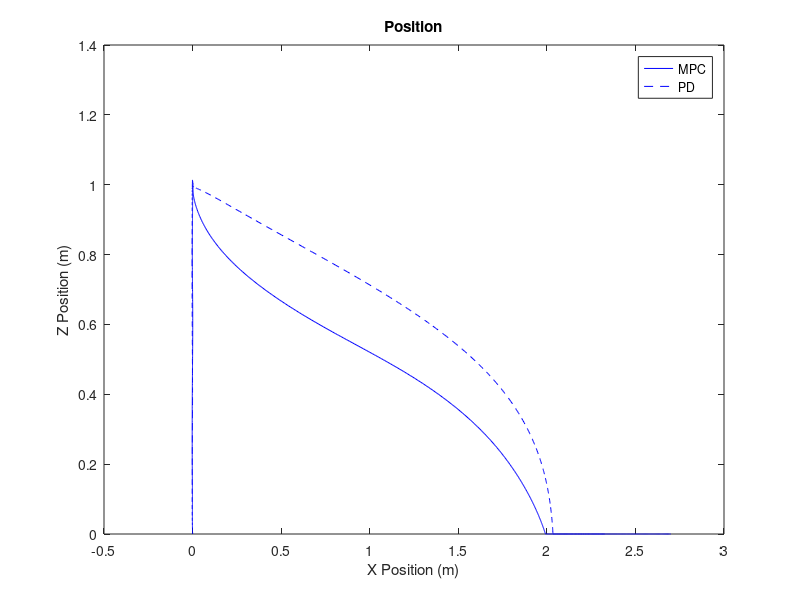
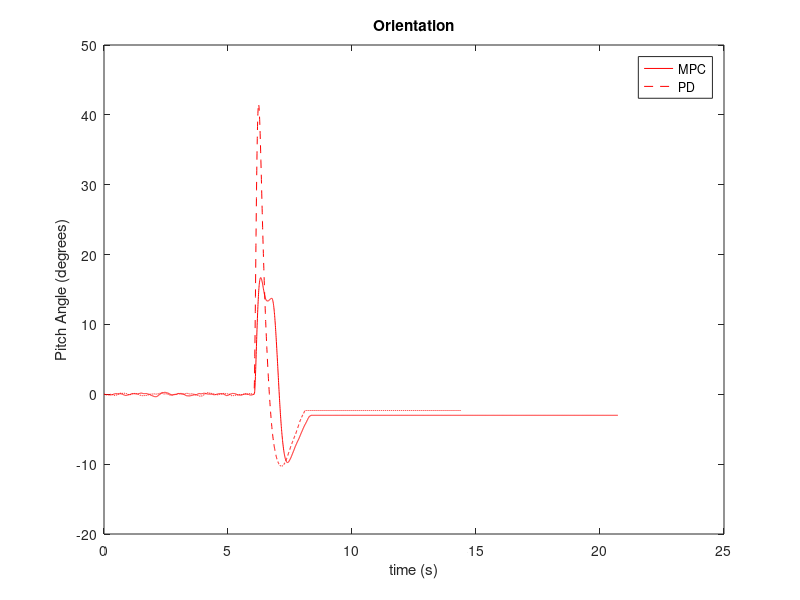
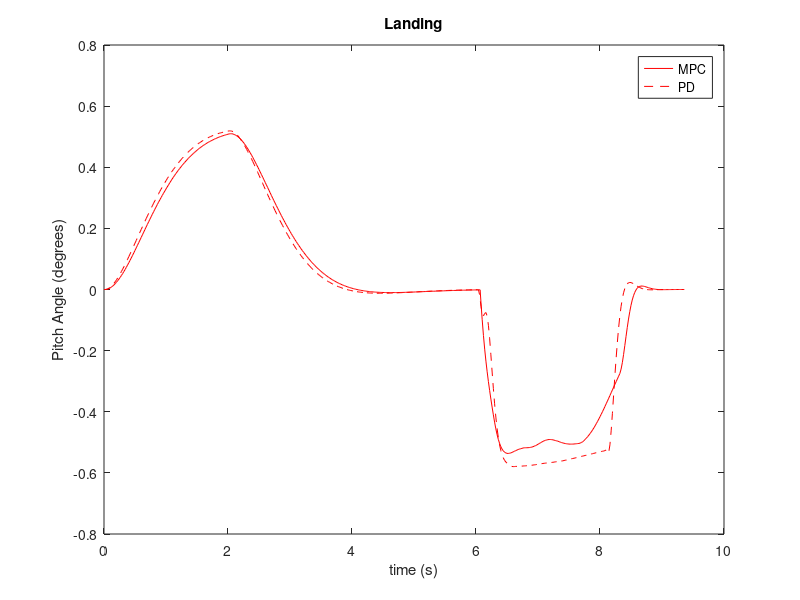

These charts were generated, in order, by the following MATLAB code:
%% Landing Analysis
% The following data was obtained by calculating the optimal inputs for the
% control objective, and publishing all the inputs through a feedforward
% method.

load('Landing_MPC_posx.mat')
load('Landing_MPC_posz.mat')
load('Landing_MPC_time.mat')
load('Landing_MPC_pitch.mat')
load('Landing_MPC_velz.mat')
load('Landing_MPC_esttime.mat')
MPCposx = posx;
MPCposz = posz;
MPCtime = time;
MPCpitch = pitch;
MPCvelz = velz;
MPCesttime = esttime;
load('Landing_Rates_posx.mat')
load('Landing_Rates_posz.mat')
load('Landing_Rates_time.mat')
load('Landing_Rates_pitch.mat')
load('Landing_Rates_velz.mat')
load('Landing_Rates_esttime.mat')

figure('Name', 'Landing Analysis')
% subplot(2,1,1)
plot(MPCposx, MPCposz,'b')
hold on
plot(posx, posz,'b--')
legend('MPC','PD')
xlabel('X Position (m)')
ylabel('Z Position (m)')
title('Position')

MPCtime = MPCtime - MPCtime(1635);
time = time - time(1184);
MPCesttime = MPCesttime - MPCesttime(33);
esttime = esttime - esttime(36);

maxMPC = (360/(2*pi))*max(MPCpitch);
maxR = (360/(2*pi))*max(pitch);
disp(maxMPC)
disp(maxR)

figure('Name', 'Orientation Analysis')
% subplot(2,1,1)
plot(MPCtime(1635:end), (360/(2*pi))*MPCpitch(1635:end),'r')
hold on
plot(time(1184:end), (360/(2*pi))*pitch(1184:end),'r--')
legend('MPC','PD')
xlabel('time (s)')
ylabel('Pitch Angle (degrees)')
title('Orientation')

figure('Name', 'Velocity Analysis')
% subplot(2,1,1)
plot(MPCesttime(33:end), MPCvelz(33:end),'r')
hold on
plot(esttime(36:end), velz(36:end),'r--')
legend('MPC','PD')
xlabel('time (s)')
ylabel('Pitch Angle (degrees)')
title('Landing')

% subplot(2,1,2)
% plot(posx, posz)
% xlabel('X Position (m)')
% ylabel('Z Position (m)')
% title('Rates Controller')

ref1 = [2;0];
Q1 = 0.1*diag([20 16]);
Ucost = 0;
Upose = [MPCposx;MPCposz];
Ccost = 0;
pose = [posx;posz];

%% Unconstrained Cost
for i = 2869:3304
    Ucost = Ucost + (ref1-Upose(i))'*Q1*(ref1-Upose(i));
end

%% Constrained Cost
for i = 2408:2805
    Ccost = Ccost + (ref1-pose(i))'*Q1*(ref1-pose(i));
end

disp(Ucost)
disp(Ccost)

time1 = MPCtime(3304)-MPCtime(2869)
time2 = time(2805)-time(2408)